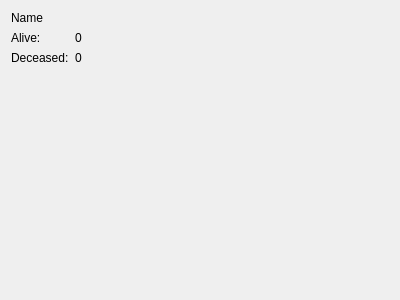
<?xml version="1.0" encoding="UTF-8"?>
<ui version="4.0">
 <class>SpeciesInfo</class>
 <widget class="QWidget" name="SpeciesInfo">
  <property name="geometry">
   <rect>
    <x>0</x>
    <y>0</y>
    <width>400</width>
    <height>300</height>
   </rect>
  </property>
  <property name="windowTitle">
   <string>Form</string>
  </property>
  <layout class="QFormLayout" name="formLayout">
   <item row="0" column="0">
    <widget class="QLabel" name="name_label">
     <property name="text">
      <string>Name</string>
     </property>
    </widget>
   </item>
   <item row="1" column="0">
    <widget class="QLabel" name="label_2">
     <property name="text">
      <string>Alive:</string>
     </property>
    </widget>
   </item>
   <item row="1" column="1">
    <widget class="QLabel" name="alive_label">
     <property name="text">
      <string>0</string>
     </property>
    </widget>
   </item>
   <item row="2" column="1">
    <widget class="QLabel" name="deceased_label">
     <property name="text">
      <string>0</string>
     </property>
    </widget>
   </item>
   <item row="2" column="0">
    <widget class="QLabel" name="label_5">
     <property name="text">
      <string>Deceased:</string>
     </property>
    </widget>
   </item>
  </layout>
 </widget>
 <resources/>
 <connections/>
</ui>
